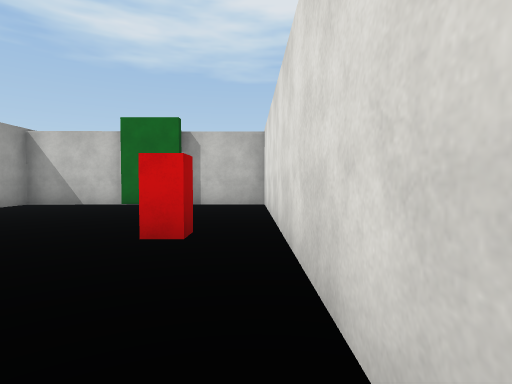
[1] (above)

16 first-person views from a walk through a scene from a Unity 3-D project. The camera is 1.3 m above the floor, tilts 2° down and sees 80° across. The floor is counted in squares, 2 m on a side. Each view is taken from the middle of a square. On the plan, view 1 faces up. The plan holds only what a view shows up to about 10 squares ahead; the rest is blank. The player is left out. Surface patterns are stand-ins for the level's own textures.

[2]
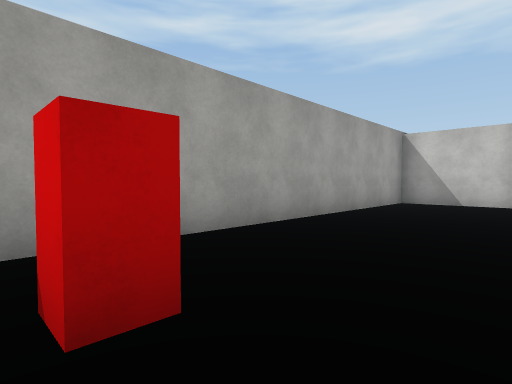

[3]
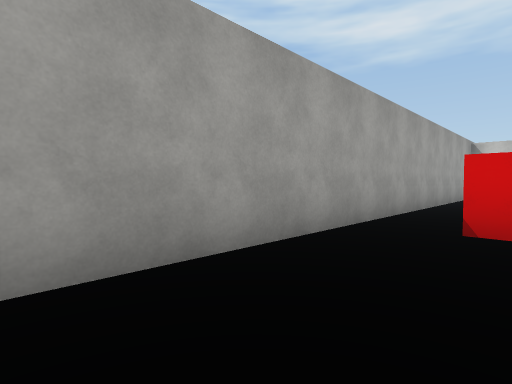

[4]
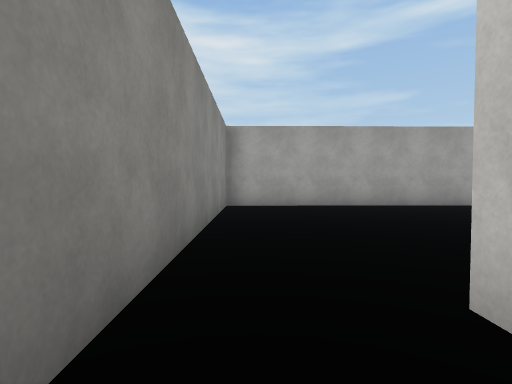

[5]
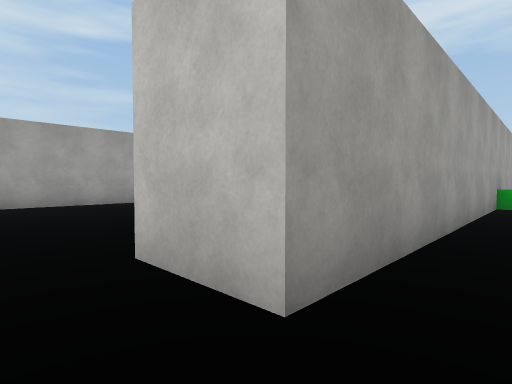

[6]
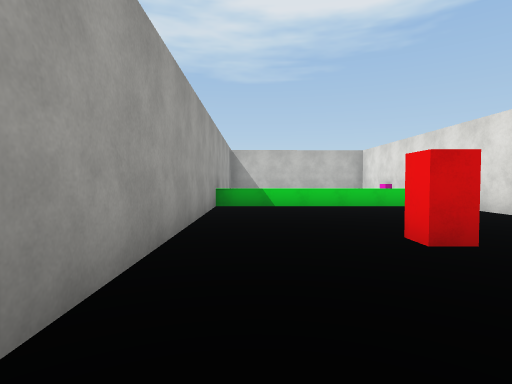

[7]
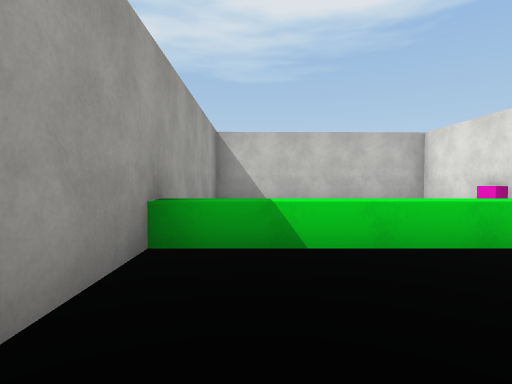

[8]
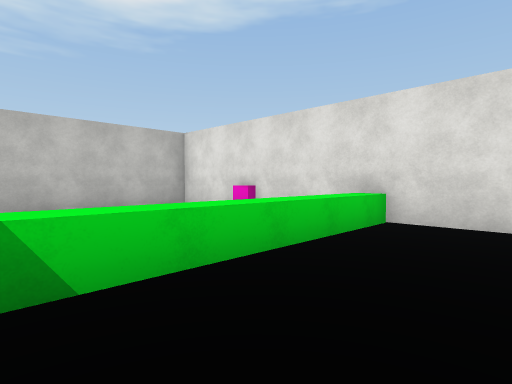

[9]
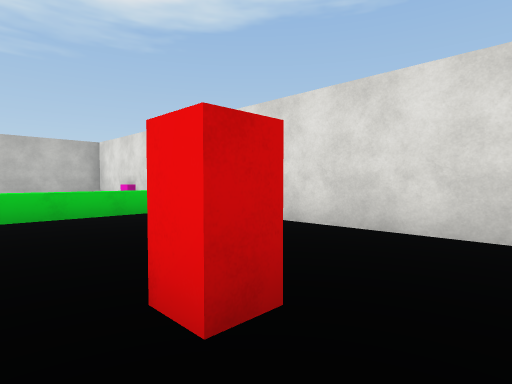

[10]
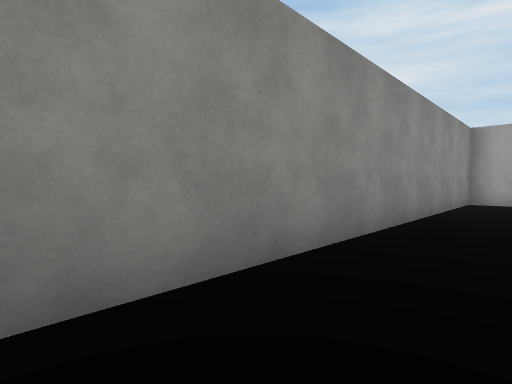

[11]
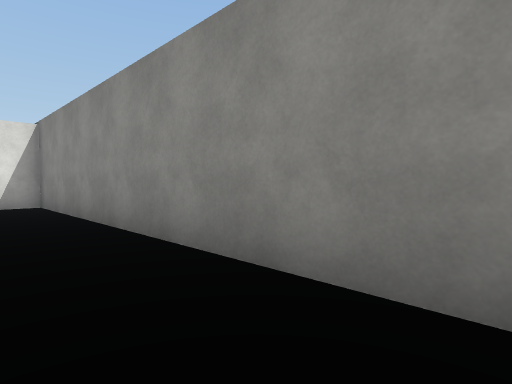

[12]
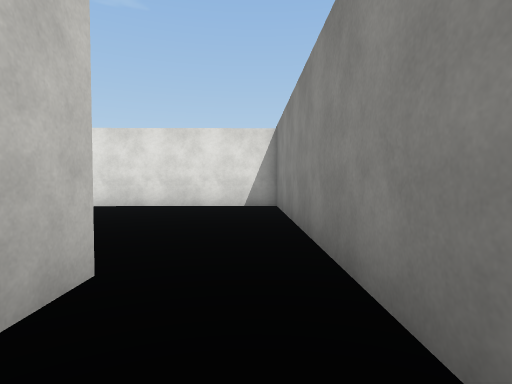

[13]
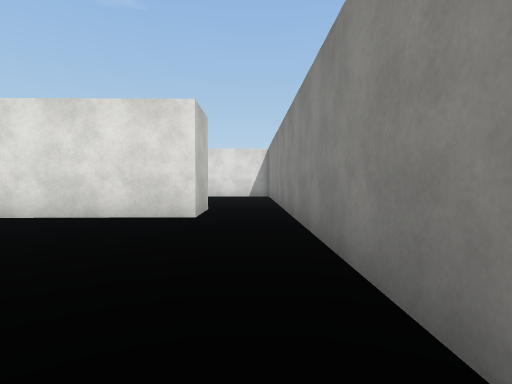

[14]
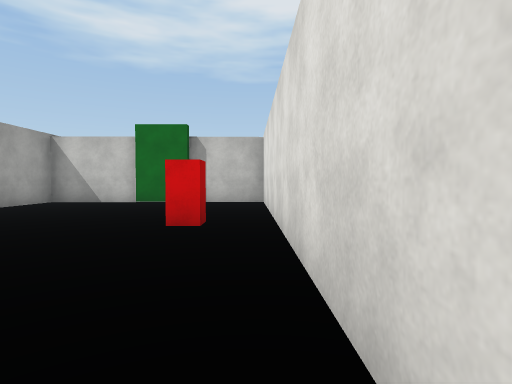

[15]
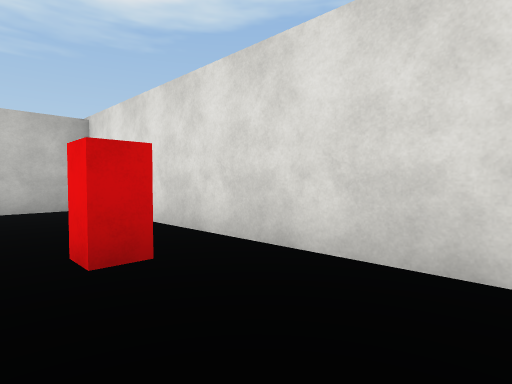

[16]
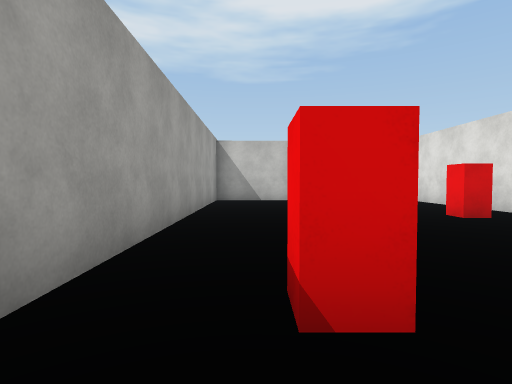

### Floor plan
Key: @ floor where view 1 was taken; # wall or solid block; . floor; ^ raised ledge; B red block.
Columns run from 7 left of view 1 to 8 right of it. Each row starts with its distance up from view 1.
  9 ################
  8 #.......##     #
  7 #.......##     #
  6 #.......##     #
  5 #.......##     #
  4 #.....B.##     #
  3 #... .. #^^^^^^#
  2 #..     ##.....#
  1 #..  .  ##.....#
  0 #.B    @##. ...#
 -1 #.. .  .##  . .#
 -2 ##...  .##  B .#
 -3  #...  .## ....#
 -4  #......##  ...#
 -5  #... ..##.....#
 -6  #.... ........#
 -7  ###############

Positions as (right, up) in squares from view 1, and headings:
1: (0, 0), facing up
2: (-3, -1), facing up-left
3: (-4, -5), facing up-left
4: (2, -6), facing left
5: (3, -6), facing up-left
6: (3, -5), facing up
7: (3, 0), facing up
8: (3, 1), facing up-right
9: (4, -3), facing up-right
10: (4, -5), facing down-left
11: (-1, -5), facing down-right
12: (0, -6), facing right
13: (-5, -6), facing right
14: (0, -1), facing up
15: (-2, 1), facing up-right
16: (-5, -2), facing up
